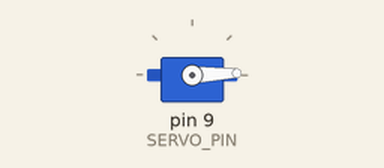
A program run on a simulated Arduino Nano, built with avr-gcc and run on an emulated ATmega328P. On the bench: servo.

Above: at 0.05 s.
At 2.1 s:
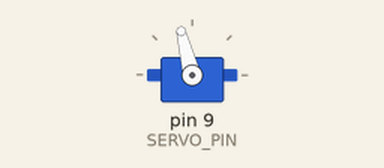
At 4.9 s:
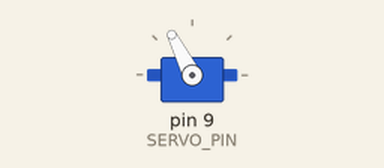
At 9.75 s:
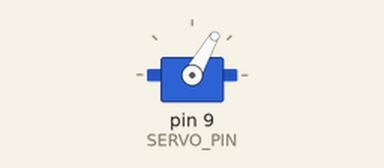
Timing chart, 0 to 13.3 s (numbered marks = the images above):
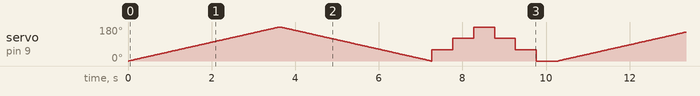

The program:

main.cpp
```cpp
#include <Arduino.h>
/***********************************************************************************************************************************************************
 *  TITLE: This is an example skecth that will help you interface a servo to an Arduino.
 *
 *  By Frenoy Osburn
 *  YouTube Video: https://youtu.be/NoqjQKcRkVw
 ***********************************************************************************************************************************************************/

  /********************************************************************************************************************
 *  Board Settings:
 *  Board: "Arduino Nano"
 *  Processor: "ATmega328P (Old Bootloader)"
 *  COM Port: Depends *On Your System*
 *********************************************************************************************************************/

#include <Servo.h>

#define SERVO_PIN    9  //PWM pin that is connected to the servo

Servo demoServo;        //create a servo object

int servoAngle = 0;     //servo angle which can vary from 0 - 180

void setup()
{
  demoServo.attach(SERVO_PIN);  //attach the pin to the object so that we can send the signal to it
}

void loop()
{
  for(servoAngle = 0; servoAngle <= 180; servoAngle++)  //increment the angle from 0 to 180, in steps of 1
  {
    demoServo.write(servoAngle);                        //set the servo angle and it will move to it
    delay(20);                                          //wait 20ms before moving to the next position
  }
  for (servoAngle = 180; servoAngle >= 0; servoAngle--) //decrement the angle from 180 to 0, in steps of 1
  {
    demoServo.write(servoAngle);                        //set the servo angle and it will move to it
    delay(20);                                          //wait 20ms before moving to the next position
  }

  demoServo.write(60);                                  //move servo to 60 deg
  delay(500);                                           //wait for 500ms

  demoServo.write(120);                                 //move servo to 120 deg
  delay(500);                                           //wait for 500ms

  demoServo.write(180);                                 //move servo to 180 deg
  delay(500);                                           //wait for 500ms

  demoServo.write(120);                                 //move servo to 120 deg
  delay(500);                                           //wait for 500ms

  demoServo.write(60);                                  //move servo to 60 deg
  delay(500);                                           //wait for 500ms

  demoServo.write(0);                                   //move servo to 0 deg
  delay(500);                                           //wait for 500ms

/*
  demoServo.write(0);                                   //move servo to 0 deg
  delay(5000);

  demoServo.write(180);                                 //move servo to 180 deg
  delay(5000);
 */
}
```

Measured:
- by itself, servo on pin 9 (SERVO_PIN): moves between 0° and 180°, repeating every 10.3 s
